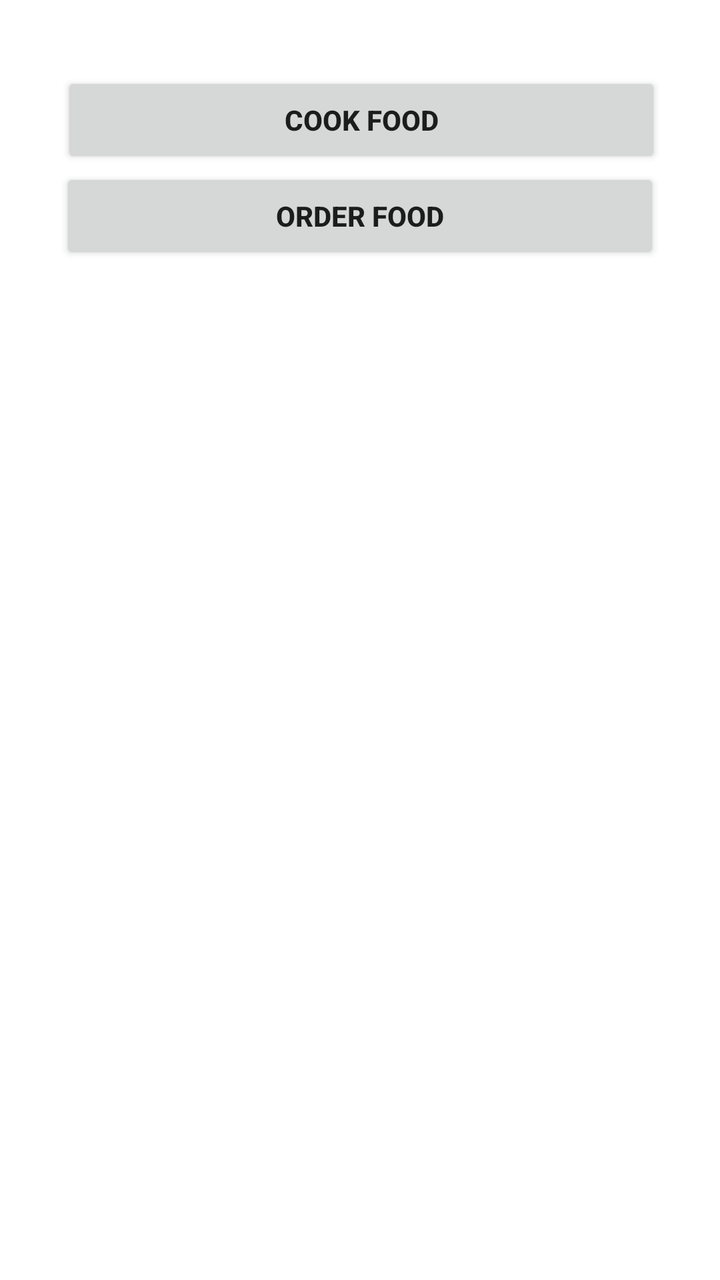
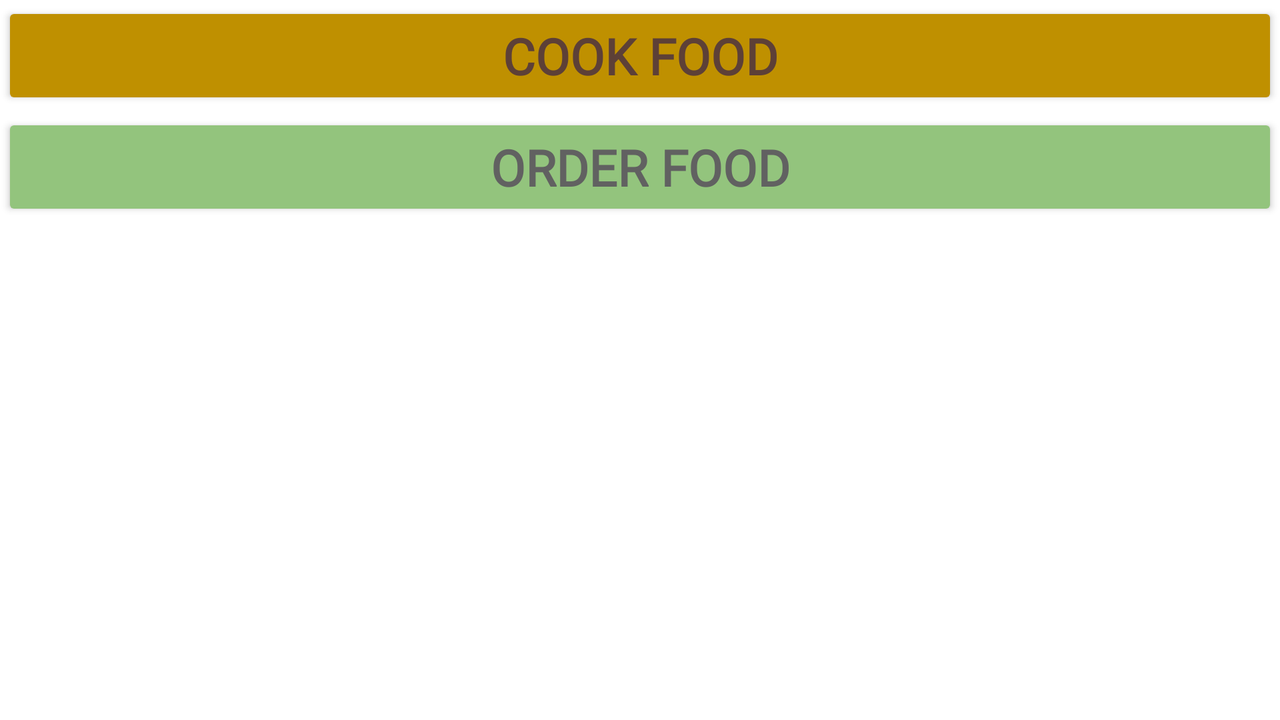

The same Android screen from two of the app's own layout files: first res/layout/ as a phone draws it, then the repository's variant for another configuration, drawn on a device whose configuration selects that folder. Both files follow.
<!-- AndroidManifest.xml: application theme Theme.OneClickBite -->
<!-- res/layout/fragment_order.xml -->
<?xml version="1.0" encoding="utf-8"?>
<androidx.constraintlayout.widget.ConstraintLayout
    xmlns:android="http://schemas.android.com/apk/res/android"
    xmlns:app="http://schemas.android.com/apk/res-auto"
    xmlns:tools="http://schemas.android.com/tools"
    android:layout_width="match_parent"
    android:layout_height="match_parent"
    tools:context=".OrderFragment">

    <androidx.appcompat.widget.AppCompatButton
        android:id="@+id/btnIngredients"
        android:layout_width="300dp"
        android:layout_height="wrap_content"
        android:layout_marginTop="36dp"
        android:text="Cook Food"
        android:textStyle="bold"
        app:layout_constraintEnd_toEndOf="parent"
        app:layout_constraintHorizontal_bias="0.51"
        app:layout_constraintStart_toStartOf="parent"
        app:layout_constraintTop_toTopOf="parent" />

    <androidx.appcompat.widget.AppCompatButton
        android:id="@+id/btnOrder"
        android:layout_width="300dp"
        android:layout_height="wrap_content"
        android:text="Order Food"
        android:textStyle="bold"
        app:layout_constraintEnd_toEndOf="parent"
        app:layout_constraintStart_toStartOf="parent"
        app:layout_constraintTop_toBottomOf="@+id/btnIngredients" />

</androidx.constraintlayout.widget.ConstraintLayout>
<!-- resources referenced by this layout -->
<resources>
  <style name="Theme.OneClickBite" parent="Theme.MaterialComponents.DayNight.DarkActionBar">
          
          <item name="colorPrimary">@color/purple_500</item>
          <item name="colorPrimaryVariant">@color/purple_700</item>
          <item name="colorOnPrimary">@color/white</item>
          
          <item name="colorSecondary">@color/teal_200</item>
          <item name="colorSecondaryVariant">@color/teal_700</item>
          <item name="colorOnSecondary">@color/black</item>
          
          <item name="android:statusBarColor">?attr/colorPrimaryVariant</item>
          
      </style>
  <color name="purple_500">#FF6200EE</color>
  <color name="purple_700">#FF3700B3</color>
  <color name="white">#FFFFFFFF</color>
  <color name="teal_200">#FF03DAC5</color>
  <color name="teal_700">#FF018786</color>
  <color name="black">#FF000000</color>
</resources>
<!-- res/layout-land/fragment_order.xml (the repository's variant of the layout above) -->
<!-- drawn on the phone turned sideways -->
<?xml version="1.0" encoding="utf-8"?>
<ScrollView
    xmlns:android="http://schemas.android.com/apk/res/android"
    xmlns:app="http://schemas.android.com/apk/res-auto"
    xmlns:tools="http://schemas.android.com/tools"
    android:layout_width="match_parent"
    android:layout_height="match_parent"
    android:orientation="vertical"
    tools:context=".OrderFragment">
    <LinearLayout
        android:layout_width="match_parent"
        android:layout_height="wrap_content"
        android:orientation="vertical">

        <androidx.appcompat.widget.AppCompatButton
            android:id="@+id/btnCook"
            android:layout_width="match_parent"
            android:layout_height="wrap_content"
            android:layout_gravity="center"
            android:layout_margin="1dp"
            android:backgroundTint="#BF9000"
            android:fontFamily="@font/alegreya_sans_sc"
            android:gravity="center"
            android:text="@string/cook"
            android:textColor="#5D4037"
            android:textSize="25sp"
            android:textStyle="bold" />

        <androidx.appcompat.widget.AppCompatButton
            android:id="@+id/btnOrder"
            android:layout_width="match_parent"
            android:layout_height="wrap_content"
            android:layout_gravity="center"
            android:layout_margin="1dp"
            android:backgroundTint="#93C47D"
            android:fontFamily="@font/alegreya_sans_sc"
            android:gravity="center"
            android:text="@string/order"
            android:textColor="#616161"
            android:textSize="25sp"
            android:textStyle="bold" />
    </LinearLayout>

</ScrollView>
<!-- resources referenced by the variant -->
<!-- as the phone turned sideways resolves them -->
<resources>
  <string name="cook">Cook Food</string>
  <string name="order">Order Food</string>
  <style name="Theme.OneClickBite" parent="Theme.MaterialComponents.DayNight.DarkActionBar">
          
          <item name="colorPrimary">@color/purple_500</item>
          <item name="colorPrimaryVariant">@color/purple_700</item>
          <item name="colorOnPrimary">@color/white</item>
          
          <item name="colorSecondary">@color/teal_200</item>
          <item name="colorSecondaryVariant">@color/teal_700</item>
          <item name="colorOnSecondary">@color/black</item>
          
          <item name="android:statusBarColor">?attr/colorPrimaryVariant</item>
          
      </style>
  <color name="purple_500">#FF6200EE</color>
  <color name="purple_700">#FF3700B3</color>
  <color name="white">#FFFFFFFF</color>
  <color name="teal_200">#FF03DAC5</color>
  <color name="teal_700">#FF018786</color>
  <color name="black">#FF000000</color>
</resources>
